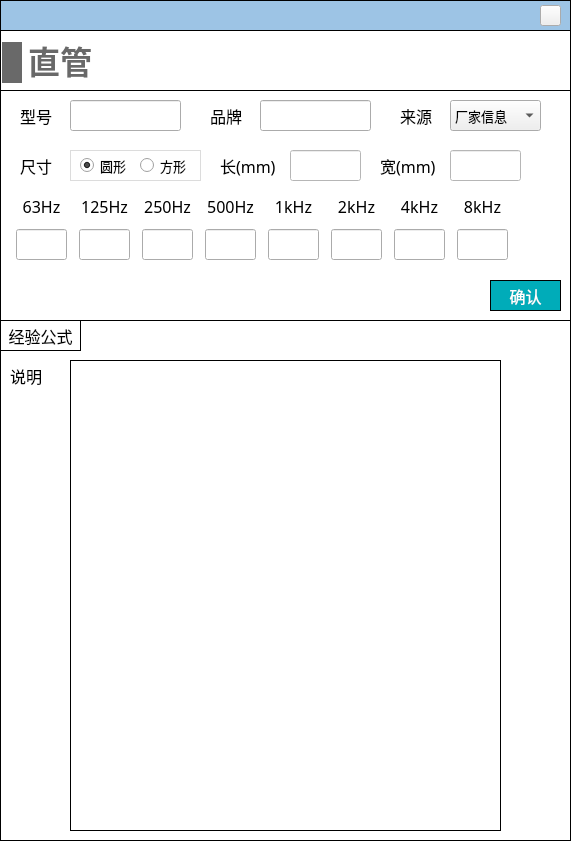
<?xml version="1.0" encoding="UTF-8"?>
<ui version="4.0">
 <class>Dialog_pipe</class>
 <widget class="QDialog" name="Dialog_pipe">
  <property name="geometry">
   <rect>
    <x>0</x>
    <y>0</y>
    <width>571</width>
    <height>841</height>
   </rect>
  </property>
  <property name="font">
   <font>
    <pointsize>12</pointsize>
   </font>
  </property>
  <property name="windowTitle">
   <string>Dialog</string>
  </property>
  <property name="styleSheet">
   <string notr="true">#Dialog_pipe
{
background-color:white;
}

QLineEdit 
{
font-family: 'Microsoft YaHei';
font-size: 13px;
}

QComboBox
{
font-family: 'Microsoft YaHei';
font-size: 13px;
}</string>
  </property>
  <widget class="QWidget" name="widget_terminal" native="true">
   <property name="geometry">
    <rect>
     <x>0</x>
     <y>30</y>
     <width>571</width>
     <height>291</height>
    </rect>
   </property>
   <property name="styleSheet">
    <string notr="true">#widget_terminal
{
border: 1px solid #000000;
}</string>
   </property>
   <widget class="QWidget" name="widget_2" native="true">
    <property name="geometry">
     <rect>
      <x>0</x>
      <y>60</y>
      <width>571</width>
      <height>231</height>
     </rect>
    </property>
    <property name="font">
     <font>
      <family>Microsoft YaHei</family>
      <pointsize>9</pointsize>
     </font>
    </property>
    <property name="styleSheet">
     <string notr="true">#widget_2
{
border: 1px solid #000000;
}

QLabel
{
font-family: '黑体';
font-size: 16px;
}

QLineEdit
{
font-family: '黑体';
}

QRadioButton
{
font-family: '黑体';
}

QPushButton
{
font-family: '黑体';
}</string>
    </property>
    <widget class="QWidget" name="layoutWidget">
     <property name="geometry">
      <rect>
       <x>10</x>
       <y>100</y>
       <width>511</width>
       <height>72</height>
      </rect>
     </property>
     <layout class="QHBoxLayout" name="horizontalLayout">
      <item>
       <layout class="QVBoxLayout" name="verticalLayout">
        <item>
         <widget class="QLabel" name="label_7">
          <property name="minimumSize">
           <size>
            <width>51</width>
            <height>31</height>
           </size>
          </property>
          <property name="maximumSize">
           <size>
            <width>51</width>
            <height>31</height>
           </size>
          </property>
          <property name="font">
           <font>
            <family>黑体</family>
            <pointsize>-1</pointsize>
           </font>
          </property>
          <property name="text">
           <string>63Hz</string>
          </property>
          <property name="alignment">
           <set>Qt::AlignCenter</set>
          </property>
         </widget>
        </item>
        <item>
         <widget class="QLineEdit" name="lineEdit_63">
          <property name="minimumSize">
           <size>
            <width>51</width>
            <height>31</height>
           </size>
          </property>
          <property name="maximumSize">
           <size>
            <width>51</width>
            <height>31</height>
           </size>
          </property>
          <property name="font">
           <font>
            <family>黑体</family>
            <pointsize>-1</pointsize>
           </font>
          </property>
          <property name="alignment">
           <set>Qt::AlignCenter</set>
          </property>
          <property name="readOnly">
           <bool>false</bool>
          </property>
         </widget>
        </item>
       </layout>
      </item>
      <item>
       <layout class="QVBoxLayout" name="verticalLayout_2">
        <item>
         <widget class="QLabel" name="label_8">
          <property name="minimumSize">
           <size>
            <width>51</width>
            <height>31</height>
           </size>
          </property>
          <property name="maximumSize">
           <size>
            <width>51</width>
            <height>31</height>
           </size>
          </property>
          <property name="font">
           <font>
            <family>黑体</family>
            <pointsize>-1</pointsize>
           </font>
          </property>
          <property name="text">
           <string>125Hz</string>
          </property>
          <property name="alignment">
           <set>Qt::AlignCenter</set>
          </property>
         </widget>
        </item>
        <item>
         <widget class="QLineEdit" name="lineEdit_125">
          <property name="minimumSize">
           <size>
            <width>51</width>
            <height>31</height>
           </size>
          </property>
          <property name="maximumSize">
           <size>
            <width>51</width>
            <height>31</height>
           </size>
          </property>
          <property name="font">
           <font>
            <family>黑体</family>
            <pointsize>-1</pointsize>
           </font>
          </property>
          <property name="alignment">
           <set>Qt::AlignCenter</set>
          </property>
          <property name="readOnly">
           <bool>false</bool>
          </property>
         </widget>
        </item>
       </layout>
      </item>
      <item>
       <layout class="QVBoxLayout" name="verticalLayout_3">
        <item>
         <widget class="QLabel" name="label_9">
          <property name="minimumSize">
           <size>
            <width>51</width>
            <height>31</height>
           </size>
          </property>
          <property name="maximumSize">
           <size>
            <width>51</width>
            <height>31</height>
           </size>
          </property>
          <property name="font">
           <font>
            <family>黑体</family>
            <pointsize>-1</pointsize>
           </font>
          </property>
          <property name="text">
           <string>250Hz</string>
          </property>
          <property name="alignment">
           <set>Qt::AlignCenter</set>
          </property>
         </widget>
        </item>
        <item>
         <widget class="QLineEdit" name="lineEdit_250">
          <property name="minimumSize">
           <size>
            <width>51</width>
            <height>31</height>
           </size>
          </property>
          <property name="maximumSize">
           <size>
            <width>51</width>
            <height>31</height>
           </size>
          </property>
          <property name="font">
           <font>
            <family>黑体</family>
            <pointsize>-1</pointsize>
           </font>
          </property>
          <property name="alignment">
           <set>Qt::AlignCenter</set>
          </property>
          <property name="readOnly">
           <bool>false</bool>
          </property>
         </widget>
        </item>
       </layout>
      </item>
      <item>
       <layout class="QVBoxLayout" name="verticalLayout_4">
        <item>
         <widget class="QLabel" name="label_10">
          <property name="minimumSize">
           <size>
            <width>51</width>
            <height>31</height>
           </size>
          </property>
          <property name="maximumSize">
           <size>
            <width>51</width>
            <height>31</height>
           </size>
          </property>
          <property name="font">
           <font>
            <family>黑体</family>
            <pointsize>-1</pointsize>
           </font>
          </property>
          <property name="text">
           <string>500Hz</string>
          </property>
          <property name="alignment">
           <set>Qt::AlignCenter</set>
          </property>
         </widget>
        </item>
        <item>
         <widget class="QLineEdit" name="lineEdit_500">
          <property name="minimumSize">
           <size>
            <width>51</width>
            <height>31</height>
           </size>
          </property>
          <property name="maximumSize">
           <size>
            <width>51</width>
            <height>31</height>
           </size>
          </property>
          <property name="font">
           <font>
            <family>黑体</family>
            <pointsize>-1</pointsize>
           </font>
          </property>
          <property name="alignment">
           <set>Qt::AlignCenter</set>
          </property>
          <property name="readOnly">
           <bool>false</bool>
          </property>
         </widget>
        </item>
       </layout>
      </item>
      <item>
       <layout class="QVBoxLayout" name="verticalLayout_5">
        <item>
         <widget class="QLabel" name="label_11">
          <property name="minimumSize">
           <size>
            <width>51</width>
            <height>31</height>
           </size>
          </property>
          <property name="maximumSize">
           <size>
            <width>51</width>
            <height>31</height>
           </size>
          </property>
          <property name="font">
           <font>
            <family>黑体</family>
            <pointsize>-1</pointsize>
           </font>
          </property>
          <property name="text">
           <string>1kHz</string>
          </property>
          <property name="alignment">
           <set>Qt::AlignCenter</set>
          </property>
         </widget>
        </item>
        <item>
         <widget class="QLineEdit" name="lineEdit_1k">
          <property name="minimumSize">
           <size>
            <width>51</width>
            <height>31</height>
           </size>
          </property>
          <property name="maximumSize">
           <size>
            <width>51</width>
            <height>31</height>
           </size>
          </property>
          <property name="font">
           <font>
            <family>黑体</family>
            <pointsize>-1</pointsize>
           </font>
          </property>
          <property name="alignment">
           <set>Qt::AlignCenter</set>
          </property>
          <property name="readOnly">
           <bool>false</bool>
          </property>
         </widget>
        </item>
       </layout>
      </item>
      <item>
       <layout class="QVBoxLayout" name="verticalLayout_6">
        <property name="spacing">
         <number>6</number>
        </property>
        <item>
         <widget class="QLabel" name="label_12">
          <property name="minimumSize">
           <size>
            <width>51</width>
            <height>31</height>
           </size>
          </property>
          <property name="maximumSize">
           <size>
            <width>51</width>
            <height>31</height>
           </size>
          </property>
          <property name="font">
           <font>
            <family>黑体</family>
            <pointsize>-1</pointsize>
           </font>
          </property>
          <property name="text">
           <string>2kHz</string>
          </property>
          <property name="alignment">
           <set>Qt::AlignCenter</set>
          </property>
         </widget>
        </item>
        <item>
         <widget class="QLineEdit" name="lineEdit_2k">
          <property name="minimumSize">
           <size>
            <width>51</width>
            <height>31</height>
           </size>
          </property>
          <property name="maximumSize">
           <size>
            <width>51</width>
            <height>31</height>
           </size>
          </property>
          <property name="font">
           <font>
            <family>黑体</family>
            <pointsize>-1</pointsize>
           </font>
          </property>
          <property name="alignment">
           <set>Qt::AlignCenter</set>
          </property>
          <property name="readOnly">
           <bool>false</bool>
          </property>
         </widget>
        </item>
       </layout>
      </item>
      <item>
       <layout class="QVBoxLayout" name="verticalLayout_7">
        <item>
         <widget class="QLabel" name="label_">
          <property name="minimumSize">
           <size>
            <width>51</width>
            <height>31</height>
           </size>
          </property>
          <property name="maximumSize">
           <size>
            <width>51</width>
            <height>31</height>
           </size>
          </property>
          <property name="font">
           <font>
            <family>黑体</family>
            <pointsize>-1</pointsize>
           </font>
          </property>
          <property name="text">
           <string>4kHz</string>
          </property>
          <property name="alignment">
           <set>Qt::AlignCenter</set>
          </property>
         </widget>
        </item>
        <item>
         <widget class="QLineEdit" name="lineEdit_4k">
          <property name="minimumSize">
           <size>
            <width>51</width>
            <height>31</height>
           </size>
          </property>
          <property name="maximumSize">
           <size>
            <width>51</width>
            <height>31</height>
           </size>
          </property>
          <property name="font">
           <font>
            <family>黑体</family>
            <pointsize>-1</pointsize>
           </font>
          </property>
          <property name="alignment">
           <set>Qt::AlignCenter</set>
          </property>
          <property name="readOnly">
           <bool>false</bool>
          </property>
         </widget>
        </item>
       </layout>
      </item>
      <item>
       <layout class="QVBoxLayout" name="verticalLayout_8">
        <item>
         <widget class="QLabel" name="label_14">
          <property name="minimumSize">
           <size>
            <width>51</width>
            <height>31</height>
           </size>
          </property>
          <property name="maximumSize">
           <size>
            <width>51</width>
            <height>31</height>
           </size>
          </property>
          <property name="font">
           <font>
            <family>黑体</family>
            <pointsize>-1</pointsize>
           </font>
          </property>
          <property name="text">
           <string>8kHz</string>
          </property>
          <property name="alignment">
           <set>Qt::AlignCenter</set>
          </property>
         </widget>
        </item>
        <item>
         <widget class="QLineEdit" name="lineEdit_8k">
          <property name="minimumSize">
           <size>
            <width>51</width>
            <height>31</height>
           </size>
          </property>
          <property name="maximumSize">
           <size>
            <width>51</width>
            <height>31</height>
           </size>
          </property>
          <property name="font">
           <font>
            <family>黑体</family>
            <pointsize>-1</pointsize>
           </font>
          </property>
          <property name="alignment">
           <set>Qt::AlignCenter</set>
          </property>
          <property name="readOnly">
           <bool>false</bool>
          </property>
         </widget>
        </item>
       </layout>
      </item>
     </layout>
    </widget>
    <widget class="QStackedWidget" name="stackedWidget_input">
     <property name="geometry">
      <rect>
       <x>220</x>
       <y>60</y>
       <width>301</width>
       <height>31</height>
      </rect>
     </property>
     <property name="font">
      <font>
       <family>Microsoft YaHei</family>
      </font>
     </property>
     <property name="styleSheet">
      <string notr="true">background-color: rgb(255, 255, 255);
</string>
     </property>
     <property name="currentIndex">
      <number>1</number>
     </property>
     <widget class="QWidget" name="page_circle">
      <widget class="QLabel" name="label_13">
       <property name="geometry">
        <rect>
         <x>0</x>
         <y>0</y>
         <width>81</width>
         <height>31</height>
        </rect>
       </property>
       <property name="font">
        <font>
         <family>黑体</family>
         <pointsize>-1</pointsize>
        </font>
       </property>
       <property name="text">
        <string>直径(mm)</string>
       </property>
      </widget>
      <widget class="QLineEdit" name="lineEdit_diameter">
       <property name="geometry">
        <rect>
         <x>100</x>
         <y>0</y>
         <width>71</width>
         <height>31</height>
        </rect>
       </property>
       <property name="font">
        <font>
         <family>黑体</family>
         <pointsize>-1</pointsize>
        </font>
       </property>
      </widget>
     </widget>
     <widget class="QWidget" name="page_rect">
      <widget class="QLineEdit" name="lineEdit_length">
       <property name="geometry">
        <rect>
         <x>70</x>
         <y>0</y>
         <width>71</width>
         <height>31</height>
        </rect>
       </property>
       <property name="font">
        <font>
         <family>黑体</family>
         <pointsize>-1</pointsize>
        </font>
       </property>
      </widget>
      <widget class="QLabel" name="label_15">
       <property name="geometry">
        <rect>
         <x>0</x>
         <y>0</y>
         <width>61</width>
         <height>31</height>
        </rect>
       </property>
       <property name="font">
        <font>
         <family>黑体</family>
         <pointsize>-1</pointsize>
        </font>
       </property>
       <property name="text">
        <string>长(mm)</string>
       </property>
      </widget>
      <widget class="QLabel" name="label_16">
       <property name="geometry">
        <rect>
         <x>160</x>
         <y>0</y>
         <width>61</width>
         <height>31</height>
        </rect>
       </property>
       <property name="font">
        <font>
         <family>黑体</family>
         <pointsize>-1</pointsize>
        </font>
       </property>
       <property name="text">
        <string>宽(mm)</string>
       </property>
      </widget>
      <widget class="QLineEdit" name="lineEdit_width">
       <property name="geometry">
        <rect>
         <x>230</x>
         <y>0</y>
         <width>71</width>
         <height>31</height>
        </rect>
       </property>
       <property name="font">
        <font>
         <family>黑体</family>
         <pointsize>-1</pointsize>
        </font>
       </property>
      </widget>
     </widget>
    </widget>
    <widget class="QWidget" name="widget_8" native="true">
     <property name="geometry">
      <rect>
       <x>70</x>
       <y>60</y>
       <width>131</width>
       <height>31</height>
      </rect>
     </property>
     <property name="styleSheet">
      <string notr="true">#widget_8
{
border: 1px solid #DCDCDC;
}</string>
     </property>
     <widget class="QRadioButton" name="radioButton_circle">
      <property name="geometry">
       <rect>
        <x>10</x>
        <y>0</y>
        <width>51</width>
        <height>31</height>
       </rect>
      </property>
      <property name="font">
       <font>
        <family>黑体</family>
        <pointsize>10</pointsize>
       </font>
      </property>
      <property name="text">
       <string>圆形</string>
      </property>
      <property name="checked">
       <bool>true</bool>
      </property>
     </widget>
     <widget class="QRadioButton" name="radioButton_rect">
      <property name="geometry">
       <rect>
        <x>70</x>
        <y>0</y>
        <width>51</width>
        <height>31</height>
       </rect>
      </property>
      <property name="font">
       <font>
        <family>黑体</family>
        <pointsize>10</pointsize>
       </font>
      </property>
      <property name="text">
       <string>方形</string>
      </property>
     </widget>
    </widget>
    <widget class="QPushButton" name="pushButton_confirm">
     <property name="geometry">
      <rect>
       <x>490</x>
       <y>190</y>
       <width>71</width>
       <height>31</height>
      </rect>
     </property>
     <property name="font">
      <font>
       <family>黑体</family>
       <pointsize>12</pointsize>
      </font>
     </property>
     <property name="styleSheet">
      <string notr="true">QPushButton
{
	color:#ffffff; /*文字颜色*/
    background-color: #00ACB9;/*背景色*/
    border-radius:0px; /*边框倒角*/
	border: 1px solid #000000;
}


QPushButton:hover 
{
background-color: rgb(0,142,153);
color: white;
}</string>
     </property>
     <property name="text">
      <string>确认</string>
     </property>
    </widget>
    <widget class="QLineEdit" name="lineEdit_model">
     <property name="geometry">
      <rect>
       <x>70</x>
       <y>10</y>
       <width>111</width>
       <height>31</height>
      </rect>
     </property>
     <property name="font">
      <font>
       <family>黑体</family>
       <pointsize>-1</pointsize>
      </font>
     </property>
    </widget>
    <widget class="QLabel" name="label_30">
     <property name="geometry">
      <rect>
       <x>20</x>
       <y>10</y>
       <width>41</width>
       <height>31</height>
      </rect>
     </property>
     <property name="font">
      <font>
       <family>黑体</family>
       <pointsize>-1</pointsize>
      </font>
     </property>
     <property name="text">
      <string>型号</string>
     </property>
    </widget>
    <widget class="QLabel" name="label_18">
     <property name="geometry">
      <rect>
       <x>210</x>
       <y>10</y>
       <width>41</width>
       <height>31</height>
      </rect>
     </property>
     <property name="font">
      <font>
       <family>黑体</family>
       <pointsize>-1</pointsize>
      </font>
     </property>
     <property name="text">
      <string>品牌</string>
     </property>
    </widget>
    <widget class="QLineEdit" name="lineEdit_brand">
     <property name="geometry">
      <rect>
       <x>260</x>
       <y>10</y>
       <width>111</width>
       <height>31</height>
      </rect>
     </property>
     <property name="font">
      <font>
       <family>黑体</family>
       <pointsize>-1</pointsize>
      </font>
     </property>
    </widget>
    <widget class="QLabel" name="label_32">
     <property name="geometry">
      <rect>
       <x>400</x>
       <y>10</y>
       <width>41</width>
       <height>31</height>
      </rect>
     </property>
     <property name="font">
      <font>
       <family>黑体</family>
       <pointsize>-1</pointsize>
      </font>
     </property>
     <property name="text">
      <string>来源</string>
     </property>
    </widget>
    <widget class="QComboBox" name="comboBox_data_source">
     <property name="geometry">
      <rect>
       <x>450</x>
       <y>10</y>
       <width>91</width>
       <height>31</height>
      </rect>
     </property>
     <property name="font">
      <font>
       <family>Microsoft YaHei</family>
       <pointsize>-1</pointsize>
      </font>
     </property>
     <item>
      <property name="text">
       <string>厂家信息</string>
      </property>
     </item>
     <item>
      <property name="text">
       <string>设计预估</string>
      </property>
     </item>
    </widget>
    <widget class="QLabel" name="label_31">
     <property name="geometry">
      <rect>
       <x>20</x>
       <y>60</y>
       <width>41</width>
       <height>31</height>
      </rect>
     </property>
     <property name="font">
      <font>
       <family>黑体</family>
       <pointsize>-1</pointsize>
      </font>
     </property>
     <property name="text">
      <string>尺寸</string>
     </property>
    </widget>
   </widget>
   <widget class="QLabel" name="label_44">
    <property name="geometry">
     <rect>
      <x>2</x>
      <y>12</y>
      <width>20</width>
      <height>41</height>
     </rect>
    </property>
    <property name="minimumSize">
     <size>
      <width>20</width>
      <height>41</height>
     </size>
    </property>
    <property name="maximumSize">
     <size>
      <width>20</width>
      <height>41</height>
     </size>
    </property>
    <property name="styleSheet">
     <string notr="true">QLabel { 
border: none; 
background-color : rgb(105, 105, 105);
}</string>
    </property>
    <property name="text">
     <string/>
    </property>
   </widget>
   <widget class="QLabel" name="label_45">
    <property name="geometry">
     <rect>
      <x>28</x>
      <y>11</y>
      <width>64</width>
      <height>43</height>
     </rect>
    </property>
    <property name="font">
     <font>
      <family>Microsoft YaHei</family>
      <pointsize>24</pointsize>
      <bold>true</bold>
     </font>
    </property>
    <property name="styleSheet">
     <string notr="true">QLabel { 
border: none; 
color : rgb(105, 105, 105);
}</string>
    </property>
    <property name="text">
     <string>直管</string>
    </property>
    <property name="alignment">
     <set>Qt::AlignBottom|Qt::AlignHCenter</set>
    </property>
   </widget>
  </widget>
  <widget class="QWidget" name="widget_top" native="true">
   <property name="geometry">
    <rect>
     <x>0</x>
     <y>0</y>
     <width>571</width>
     <height>31</height>
    </rect>
   </property>
   <property name="styleSheet">
    <string notr="true">#widget_top
{
border: 1px solid #000000;
background-color: rgb(157, 196, 229);
	background-color: rgb(157, 196, 229);
}</string>
   </property>
   <widget class="QPushButton" name="close">
    <property name="geometry">
     <rect>
      <x>540</x>
      <y>5</y>
      <width>21</width>
      <height>21</height>
     </rect>
    </property>
    <property name="styleSheet">
     <string notr="true">border-image: url(:/images/image/closeWindow.jpg);</string>
    </property>
    <property name="text">
     <string/>
    </property>
   </widget>
  </widget>
  <widget class="QWidget" name="widget" native="true">
   <property name="geometry">
    <rect>
     <x>0</x>
     <y>320</y>
     <width>571</width>
     <height>521</height>
    </rect>
   </property>
   <property name="styleSheet">
    <string notr="true">border: 1px solid #000000;</string>
   </property>
   <widget class="QLabel" name="label_2">
    <property name="geometry">
     <rect>
      <x>70</x>
      <y>40</y>
      <width>431</width>
      <height>471</height>
     </rect>
    </property>
    <property name="styleSheet">
     <string notr="true">border-image: url(:/images/image/pipe_descri.png);</string>
    </property>
    <property name="text">
     <string/>
    </property>
   </widget>
   <widget class="QLabel" name="label_6">
    <property name="geometry">
     <rect>
      <x>10</x>
      <y>40</y>
      <width>41</width>
      <height>31</height>
     </rect>
    </property>
    <property name="font">
     <font>
      <family>黑体</family>
      <pointsize>12</pointsize>
     </font>
    </property>
    <property name="styleSheet">
     <string notr="true">border:none;</string>
    </property>
    <property name="text">
     <string>说明</string>
    </property>
   </widget>
   <widget class="QLabel" name="label_29">
    <property name="geometry">
     <rect>
      <x>0</x>
      <y>0</y>
      <width>81</width>
      <height>31</height>
     </rect>
    </property>
    <property name="font">
     <font>
      <family>黑体</family>
      <pointsize>12</pointsize>
     </font>
    </property>
    <property name="styleSheet">
     <string notr="true">border: 1px solid #000000;</string>
    </property>
    <property name="text">
     <string>经验公式</string>
    </property>
    <property name="alignment">
     <set>Qt::AlignCenter</set>
    </property>
   </widget>
  </widget>
  <zorder>widget_top</zorder>
  <zorder>widget_terminal</zorder>
  <zorder>widget</zorder>
 </widget>
 <tabstops>
  <tabstop>lineEdit_model</tabstop>
  <tabstop>lineEdit_brand</tabstop>
  <tabstop>lineEdit_63</tabstop>
  <tabstop>lineEdit_125</tabstop>
  <tabstop>lineEdit_250</tabstop>
  <tabstop>lineEdit_500</tabstop>
  <tabstop>lineEdit_1k</tabstop>
  <tabstop>lineEdit_2k</tabstop>
  <tabstop>lineEdit_4k</tabstop>
  <tabstop>lineEdit_8k</tabstop>
  <tabstop>radioButton_circle</tabstop>
  <tabstop>radioButton_rect</tabstop>
  <tabstop>close</tabstop>
  <tabstop>pushButton_confirm</tabstop>
  <tabstop>comboBox_data_source</tabstop>
  <tabstop>lineEdit_diameter</tabstop>
  <tabstop>lineEdit_length</tabstop>
  <tabstop>lineEdit_width</tabstop>
 </tabstops>
 <resources/>
 <connections/>
</ui>
